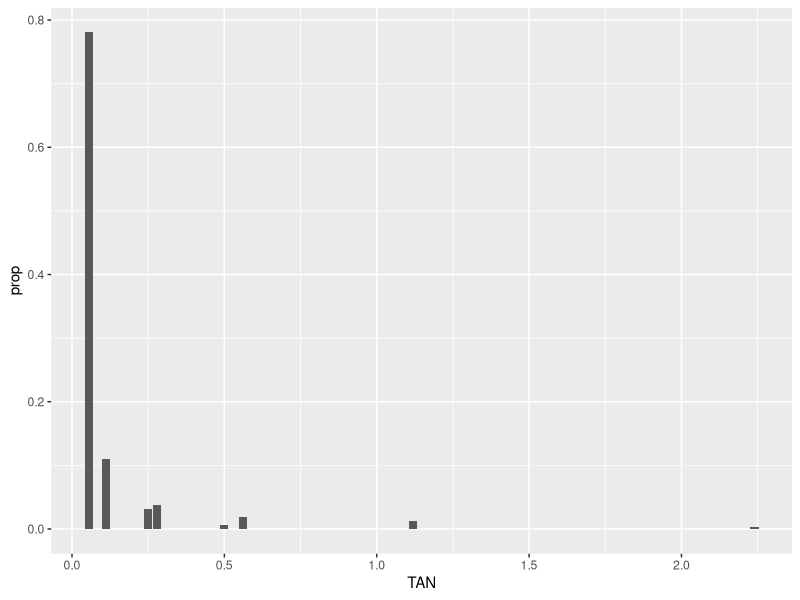
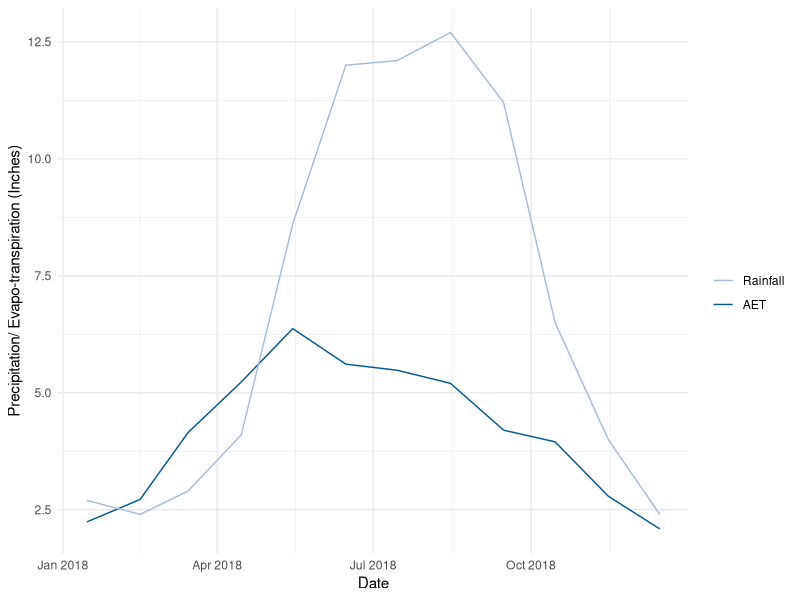
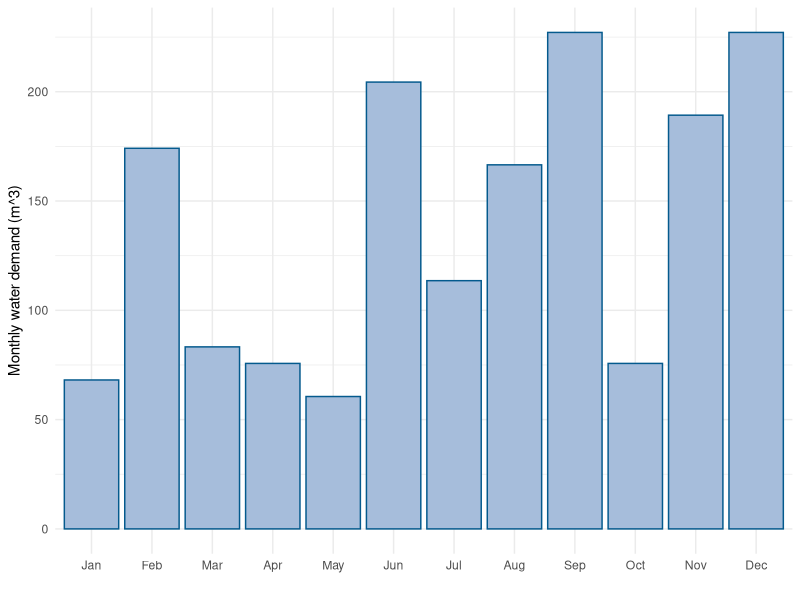

Here is the R script that generated these plots, in order:
# load libraries
library(tidyverse)

# import data
water_chem <- read.csv("data/water_chem.csv")

# clean up spreadsheet
water_chem <- water_chem %>%
  mutate(DATE = as.Date(DATE, origin = "1899-12-30"),
         pH = as.numeric(str_replace(pH, "-", "")),
         Tempmax = str_replace(Tempmax, "-", ""),
         Tempmax = as.numeric(str_replace(Tempmax, ",", ".")),
         Feed = as.numeric(str_remove_all(Feed, "[:alpha:]|\\s")),
         Solids = as.numeric(str_remove_all(Solids, "[:alpha:]|\\s|\\(|\\)|\\-")),
         Settling.Tank = str_to_lower(Settling.Tank),
         Foam.Level = as.numeric(str_remove_all(Foam.Level, "[:alpha:]|\\/|\\s")))

# mutate some useful parameters
water_chem_4 <- water_chem %>%
  filter(DATE > "2021-12-31") %>%
  mutate(batch = case_when(DATE < "2022-02-17" ~ "batch_1",
                           DATE >= "2022-02-17" & DATE <= "2022-08-18" ~ "batch_2",
                           DATE >= "2022-08-20" & DATE <= "2022-11-30" ~ "batch_3"),
         total.feed = Feed * 8,
         Nitrite = case_when(Nitrite > 100 ~ Nitrite / 1000,
                             TRUE ~ Nitrite),
         pH = replace(pH, pH > 14, NA_real_),
         Settling.Tank = case_when(Settling.Tank == "no" ~ 0,
                                   Settling.Tank == "yes" ~ 1,
                                   TRUE ~ 0),
         pka = 0.0901821 + 2729.92/(Tempmin + 273.15),
         ionic.strength = 19.9273 * Salinity / (1000 - 1.005109 * Salinity),
         pkas = pka + (0.1552 - 0.000314 * Tempmin) * ionic.strength,
         mole.fraction = 1 / (1 + 10^(pkas - pH)),
         free.ammonia = TAN * mole.fraction,
         molasses = case_when(Solids < 1 ~ 1.6, TRUE ~ 0))

# plot TAN
rw_4_tan <- water_chem_4 %>%
  ggplot(aes(DATE, TAN, color = batch)) +
  geom_line()+
  scale_color_manual("", breaks = c("batch_1", "batch_2", "batch_3"),
                     values = c("#d0d1e6", "#a6bddb", "#74a9cf"),
                     labels = c("Batch 1", "Batch 2", "Batch 3")) +
  labs(x = "Date", y = "TAN (mg/l)") + 
  theme_minimal()

# plot molasses
rw_4_molasses <- water_chem_4 %>%
  ggplot(aes(DATE, molasses, color = batch)) +
  geom_line()+
  scale_color_manual("", breaks = c("batch_1", "batch_2", "batch_3"),
                     values = c("#d0d1e6", "#a6bddb", "#74a9cf"),
                     labels = c("Batch 1", "Batch 2", "Batch 3")) +
  labs(x = "Date", y = "TAN (mg/l)") + 
  theme_minimal()

# plot free ammonia
rw_4_free.nh4 <- water_chem_4 %>%
  ggplot(aes(DATE, free.ammonia, color = batch)) +
  geom_line()+
  scale_color_manual("", breaks = c("batch_1", "batch_2", "batch_3"),
                     values = c("#d0d1e6", "#a6bddb", "#74a9cf"),
                     labels = c("Batch 1", "Batch 2", "Batch 3")) +
  labs(x = "Date", y = "Free Ammonia (mg/l)") + 
  theme_minimal()

water_chem_4 %>%
  ggplot() +
  stat_count(mapping = aes(x = TAN, y = ..prop..))
  

# plot nitrite
rw_4_nit <- water_chem_4 %>%
  ggplot(aes(DATE, Nitrite, color = batch)) +
  geom_line() +
  scale_color_manual("", breaks = c("batch_1", "batch_2", "batch_3"),
                     values = c("#d0d1e6", "#a6bddb", "#74a9cf"),
                     labels = c("Batch 1", "Batch 2", "Batch 3")) +
  labs(x = "Date", y = "Nitrite (mg/l)") + 
  theme_minimal()

# plot Alk
rw_4_alk <- water_chem_4 %>%
  ggplot(aes(DATE, ALK, color = batch)) +
  geom_line()+
  scale_color_manual("", breaks = c("batch_1", "batch_2", "batch_3"),
                     values = c("#d0d1e6", "#a6bddb", "#74a9cf"),
                     labels = c("Batch 1", "Batch 2", "Batch 3")) +
  labs(x = "Date", y = "Alkalinity (mg/l)") + 
  theme_minimal()

# plot pH
rw_4_ph <- water_chem_4 %>%
  ggplot(aes(DATE, pH, color = batch)) +
  geom_line()+
  scale_color_manual("", breaks = c("batch_1", "batch_2", "batch_3"),
                     values = c("#d0d1e6", "#a6bddb", "#74a9cf"),
                     labels = c("Batch 1", "Batch 2", "Batch 3")) +
  labs(x = "Date", y = "pH") + 
  theme_minimal()

# plot salinity
rw_4_sal <- water_chem_4 %>%
  ggplot(aes(DATE, Salinity, color = batch)) +
  geom_line()+
  scale_color_manual("", breaks = c("batch_1", "batch_2", "batch_3"),
                     values = c("#d0d1e6", "#a6bddb", "#74a9cf"),
                     labels = c("Batch 1", "Batch 2", "Batch 3")) +
  labs(x = "Date", y = "Salinity (ppt)") + 
  theme_minimal()

# plot DO
rw_4_do <- water_chem_4 %>%
  ggplot(aes(DATE, DOmin, color = batch)) +
  geom_line()+
  scale_color_manual("", breaks = c("batch_1", "batch_2", "batch_3"),
                     values = c("#d0d1e6", "#a6bddb", "#74a9cf"),
                     labels = c("Batch 1", "Batch 2", "Batch 3")) +
  labs(x = "Date", y = "DO min (mg/l)") + 
  theme_minimal()

# plot solids
rw_4_solids <- water_chem_4 %>%
  ggplot(aes(DATE, Solids, color = batch)) +
  geom_line()+
  scale_color_manual("", breaks = c("batch_1", "batch_2", "batch_3"),
                     values = c("#d0d1e6", "#a6bddb", "#74a9cf"),
                     labels = c("Batch 1", "Batch 2", "Batch 3")) +
  labs(x = "Date", y = "Solids (ml)") + 
  theme_minimal()

# plot settling tank
rw_4_settling <- water_chem_4 %>%
  ggplot(aes(DATE, Settling.Tank, color = batch)) +
  geom_line()+
  scale_color_manual("", breaks = c("batch_1", "batch_2", "batch_3"),
                     values = c("#d0d1e6", "#a6bddb", "#74a9cf"),
                     labels = c("Batch 1", "Batch 2", "Batch 3")) +
  labs(x = "Date", y = "Settling Tank (1/0)") + 
  theme_minimal()

# plot total feed
rw_4_feed <- water_chem_4 %>%
  ggplot(aes(DATE, total.feed / 1000, color = batch)) +
  geom_line()+
  scale_color_manual("", breaks = c("batch_1", "batch_2", "batch_3"),
                     values = c("#d0d1e6", "#a6bddb", "#74a9cf"),
                     labels = c("Batch 1", "Batch 2", "Batch 3")) +
  labs(x = "Date", y = "Total Feed (kg)") + 
  theme_minimal()


# estimate cumulative nitrate based on nitrite production
cumulative.nitrate.95 <- water_chem_4 %>%
  mutate(total.volume = 90000 * Water.Level / 36,
         total.nitrite = Nitrite * total.volume) %>%
  group_by(batch) %>%
  mutate(cs = cumsum(total.nitrite),
         cumulative.nitrate = cs / total.volume)

# plot cumulative nitrate
rw_4_nitrate <- cumulative.nitrate.95 %>%
  ggplot(aes(DATE, cumulative.nitrate, color = batch)) +
  geom_line()+
  scale_color_manual("", breaks = c("batch_1", "batch_2", "batch_3"),
                     values = c("#d0d1e6", "#a6bddb", "#74a9cf"),
                     labels = c("Batch 1", "Batch 2", "Batch 3")) +
  labs(x = "Date", y = "Cumulative Nitrate (mg/l)") + 
  theme_minimal()

rainfall <- read.csv("data/rain_aet.csv") %>%
  mutate(date = as.Date(date))

month.order <- c("January", "February", "March", "April",
                 "May", "June", "July", "August",
                 "September", "October", "November", "December")

# custom color
rain.cols <- c(rainfall = "#a6bddb", aet = "#045a8d")

rainfall %>%
  ggplot(aes(date, measure_in, color = condition)) +
  geom_line() +
  scale_color_manual("", breaks = c("rainfall", "aet"),
                     values = c(rain.cols),
                     labels = c("Rainfall", "AET")) +
  labs(x = "Date", y = "Precipitation/ Evapo-transpiration (Inches)") + 
  theme_minimal()

primo.water <- read.csv("data/primo_water_21.csv")

primo.water.21 <- primo.water %>%
  mutate(vol.cube = vol_gal / 0.26417205235815 / 1000)

primo.water.21 %>%
  ggplot(aes(factor(Month), vol.cube)) +
  geom_col(color = "#045a8d",fill =  "#a6bddb") +
  scale_x_discrete(limits = month.order, labels = c("Jan", "Feb", "Mar", "Apr", "May", "Jun", "Jul", "Aug", "Sep", "Oct", "Nov", "Dec")) +
  labs(x = "", y = "Monthly water demand (m^3)") + 
  theme_minimal()
  
# calculate free ammonia fraction
pka = 0.0901821 + 2729.92/(273.2 + 30)
1 / (10^(pka - seq(7,10,0.5)) + 1)
